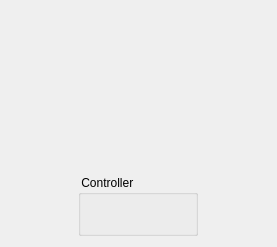
<?xml version="1.0" encoding="UTF-8"?>
<ui version="4.0">
 <class>InCabineControllerUi</class>
 <widget class="QWidget" name="InCabineControllerUi">
  <property name="geometry">
   <rect>
    <x>0</x>
    <y>0</y>
    <width>277</width>
    <height>247</height>
   </rect>
  </property>
  <property name="sizePolicy">
   <sizepolicy hsizetype="Expanding" vsizetype="Expanding">
    <horstretch>0</horstretch>
    <verstretch>0</verstretch>
   </sizepolicy>
  </property>
  <property name="maximumSize">
   <size>
    <width>300</width>
    <height>400</height>
   </size>
  </property>
  <property name="windowTitle">
   <string>Form</string>
  </property>
  <layout class="QHBoxLayout" name="horizontalLayout_4">
   <item>
    <layout class="QHBoxLayout" name="doorHorizontalLayout">
     <property name="sizeConstraint">
      <enum>QLayout::SetMinAndMaxSize</enum>
     </property>
    </layout>
   </item>
   <item>
    <layout class="QVBoxLayout" name="inCabineControllerVerticalLayout">
     <item>
      <spacer name="verticalSpacer_2">
       <property name="orientation">
        <enum>Qt::Vertical</enum>
       </property>
       <property name="sizeHint" stdset="0">
        <size>
         <width>20</width>
         <height>40</height>
        </size>
       </property>
      </spacer>
     </item>
     <item>
      <spacer name="verticalSpacer">
       <property name="orientation">
        <enum>Qt::Vertical</enum>
       </property>
       <property name="sizeHint" stdset="0">
        <size>
         <width>20</width>
         <height>40</height>
        </size>
       </property>
      </spacer>
     </item>
     <item>
      <spacer name="verticalSpacer_3">
       <property name="orientation">
        <enum>Qt::Vertical</enum>
       </property>
       <property name="sizeHint" stdset="0">
        <size>
         <width>20</width>
         <height>40</height>
        </size>
       </property>
      </spacer>
     </item>
     <item>
      <widget class="QGroupBox" name="inCabineContrllerGroupBox">
       <property name="sizePolicy">
        <sizepolicy hsizetype="Fixed" vsizetype="Fixed">
         <horstretch>0</horstretch>
         <verstretch>0</verstretch>
        </sizepolicy>
       </property>
       <property name="maximumSize">
        <size>
         <width>120</width>
         <height>150</height>
        </size>
       </property>
       <property name="title">
        <string> Controller</string>
       </property>
       <layout class="QGridLayout" name="gridLayout_2">
        <item row="0" column="0">
         <layout class="QVBoxLayout" name="buttonSetVerticalLayout">
          <item>
           <layout class="QHBoxLayout" name="inCabineDisplayHorizontalLayout"/>
          </item>
         </layout>
        </item>
        <item row="0" column="1">
         <spacer name="horizontalSpacer_2">
          <property name="orientation">
           <enum>Qt::Horizontal</enum>
          </property>
          <property name="sizeHint" stdset="0">
           <size>
            <width>40</width>
            <height>20</height>
           </size>
          </property>
         </spacer>
        </item>
       </layout>
      </widget>
     </item>
    </layout>
   </item>
  </layout>
 </widget>
 <resources/>
 <connections/>
</ui>
